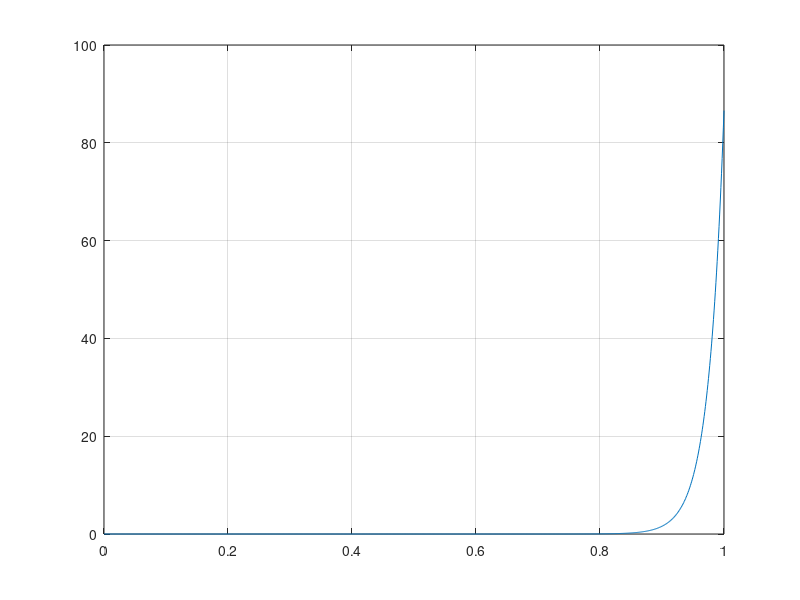

MATLAB code to generate this figure:



I_s=1e-15;
V_T=25e-3;



v= linspace (0,1,1000);

f=@(v)I_s*(exp(v/V_T-1));
i=f(v);
axis=([1,2,3,4])
plot (v,i);

grid on;
